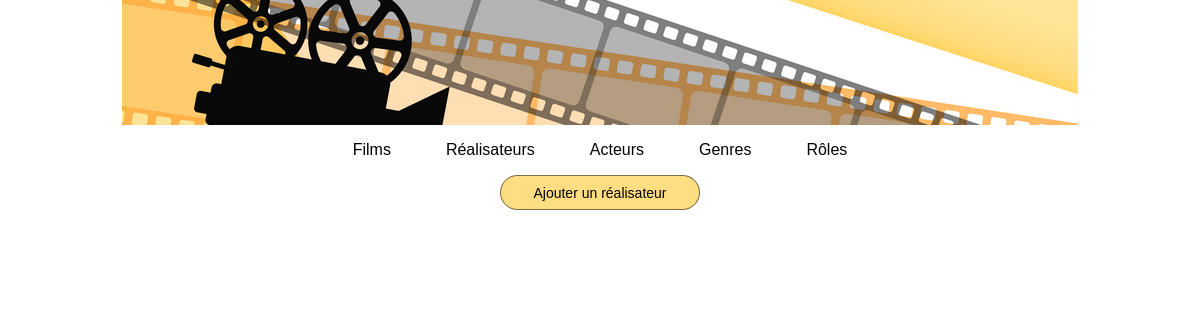
Before: /index.php?action=listRealisateurs with the older database file.
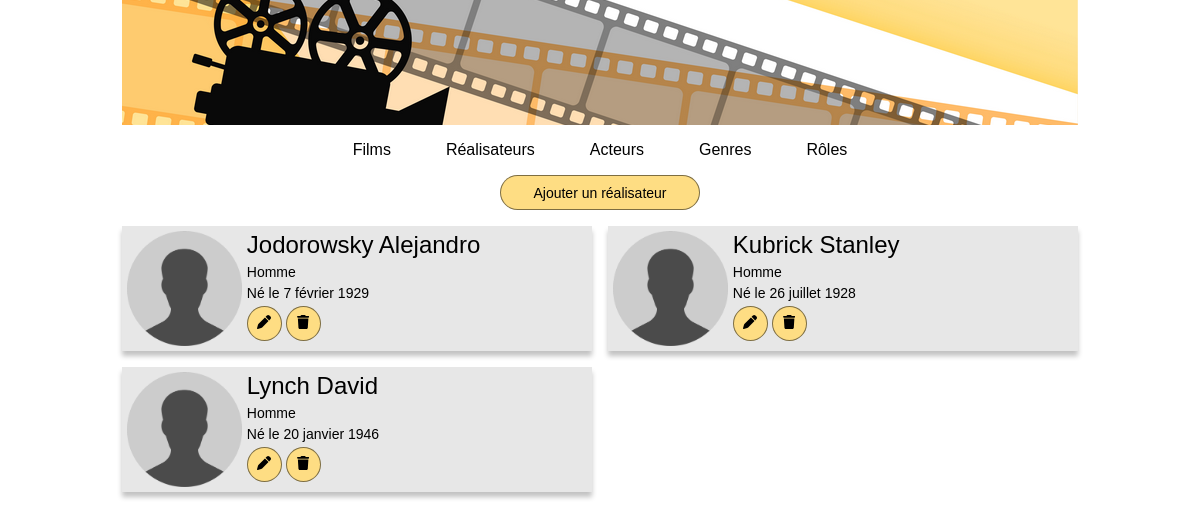
After: the same page with the newer database file.
### tables this page shows
CREATE TABLE IF NOT EXISTS `realisateur` (
  `id_realisateur` int NOT NULL AUTO_INCREMENT,
  `id_personne` int NOT NULL,
  PRIMARY KEY (`id_realisateur`),
  UNIQUE KEY `id_personne` (`id_personne`),
  CONSTRAINT `realisateur_ibfk_1` FOREIGN KEY (`id_personne`) REFERENCES `personne` (`id_personne`)
);

CREATE TABLE IF NOT EXISTS `personne` (
  `id_personne` int NOT NULL AUTO_INCREMENT,
  `nom_personne` varchar(50) NOT NULL,
  `prenom_personne` varchar(50) NOT NULL,
  `sexe_personne` varchar(50) NOT NULL,
  `dateNaissance_personne` date NOT NULL,
  PRIMARY KEY (`id_personne`)
);

### controller/CinemaController.php (called while the page is built, shortened)
<?php
class CinemaController
{
    public function connectToBDD()
    {
        return Connect::seConnecter();
    }
    public function listRealisateurs()
    {
        $realisateurs = $this->connectToBDD()->query("
        SELECT
        r.id_realisateur,
        CONCAT(nom_personne, ' ', prenom_personne) AS realisateurFilm,
        sexe_personne,
        dateNaissance_personne
        FROM realisateur r
        INNER JOIN personne p ON r.id_personne = p.id_personne
        ORDER BY realisateurFilm
        ");
        require "view/listRealisateurs.php";
    }
}

### model/Connect.php (called while the page is built, shortened)
<?php
abstract class Connect
{
    public static function seConnecter()
    {
        try
        {
            return new \PDO("mysql:host=" . self::HOST . ";dbname=" . self::DB . ";charset=utf8", self::USER, self::PASS);
        }
        catch (\PDOException $ex)
        {
            return $ex->getMessage();
        }
    }
}

### view/listRealisateurs.php (the view, shortened to what this page needs)
<div class="top">
    <button type="bouton" class="button button-very-large button-center"><a href="index.php?action=formAddRealisateur">Ajouter un réalisateur</a></button>
</div>
<?php foreach ($realisateurs->fetchALL() as $realisateur) {
?>
    <div class="personne-box bg">
        <img src="public/img/avatar.png" class="avatar"></img>
        <div class="personne-main">
            <h1><a href="index.php?action=infoRealisateur&id=<?= $realisateur["id_realisateur"] ?>"><?= $realisateur["realisateurFilm"] ?></a></h1>
            <p><?= $realisateur["sexe_personne"] ?></p>
            <?php
            $datetime = new DateTime($realisateur["dateNaissance_personne"]);
            $formatter = new IntlDateFormatter('fr_FR', IntlDateFormatter::RELATIVE_LONG, IntlDateFormatter::NONE);
            ?>
            <p>Né<?= $realisateur["sexe_personne"] == "Femme" ? "e" : "" ?> le <?= $formatter->format($datetime) ?></p>
            <button type="bouton" class="button button-round">
                <a href="index.php?action=formEditRealisateur&id=<?= $realisateur["id_realisateur"] ?>">
                </a>
            </button>
            <button type="bouton" class="button button-round">
                <a href="index.php?action=deleteRealisateur&id=<?= $realisateur["id_realisateur"] ?>">
                </a>
            </button>
        </div>
    </div>
<?php }
require "view/template.php";

Changed rows visible on the page:
added realisateur: realisateurFilm "Jodorowsky Alejandro", id_personne.sexe_personne "Homme", id_personne.dateNaissance_personne "7 février 1929"
added realisateur: realisateurFilm "Kubrick Stanley", id_personne.sexe_personne "Homme", id_personne.dateNaissance_personne "26 juillet 1928"
added realisateur: realisateurFilm "Lynch David", id_personne.sexe_personne "Homme", id_personne.dateNaissance_personne "20 janvier 1946"
